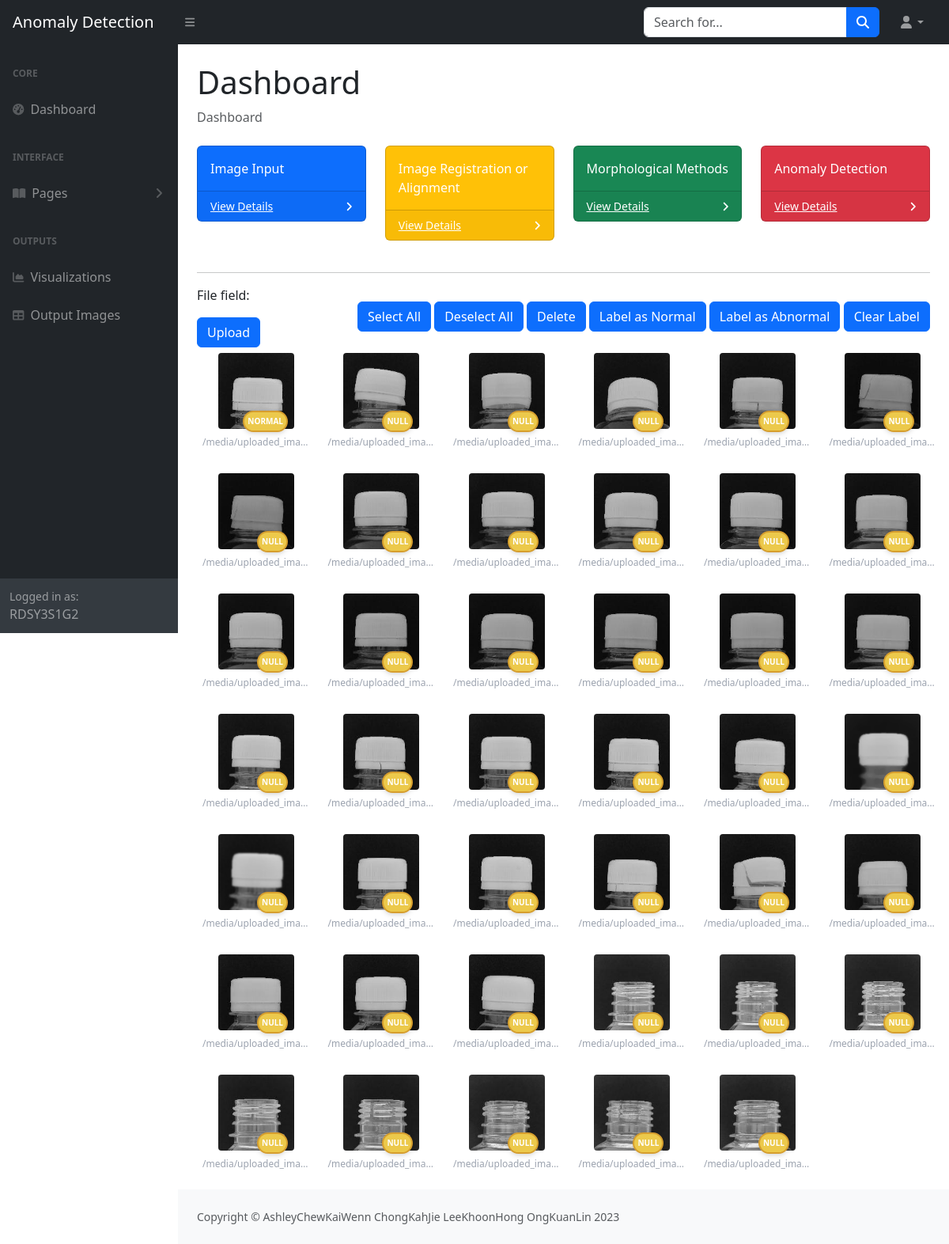
Page /upload/ on the committed database.
### image_input/models.py (models this page shows, shortened)
class UploadedImage(models.Model):
    image = models.ImageField(upload_to='uploaded_images/')
    image_url = models.CharField(max_length=255, null=True, blank=True)
    image_name = models.CharField(max_length=255, null=True, blank=True)
    image_label = models.CharField(max_length=255, null=True, blank=True, default='NULL')

### image_input/views.py (the view)
# urls.py: path('upload/', views.upload_view, name='upload_view'),
def upload_view(request):
    if request.method == 'POST':
        form = FileFieldForm(request.POST, request.FILES)
        if form.is_valid():
            files = form.cleaned_data["file_field"]
            for f in files:
                image_instance = UploadedImage(image=f)
                image_instance.save()
            return redirect('upload_view')
    else:
        form = FileFieldForm()
    images = UploadedImage.objects.all()
    return render(request, 'upload.html', {'form': form, 'images': images})

### image_input/forms.py
class FileFieldForm(forms.Form):
    file_field = MultipleFileField()

### image_input/templates/upload.html (shortened to what this page needs)
{% extends 'base.html' %}
{% block content %}
<div id="layoutSidenav_content">
    <main>
        <div class="container-fluid px-4">
            <h1 class="mt-4">Dashboard</h1>
            <ol class="breadcrumb mb-4">
                <li class="breadcrumb-item active">Dashboard</li>
            </ol>
            <div class="row">
                <div class="col-xl-3 col-md-6">
                    <div class="card bg-primary text-white mb-4">
                        <div class="card-body">Image Input</div>
                        <div class="card-footer d-flex align-items-center justify-content-between">
                            <a class="small text-white stretched-link" href="{% url 'upload_view' %}">View Details</a>
                            <div class="small text-white"><i class="fas fa-angle-right"></i></div>
                        </div>
                    </div>
                </div>
                <div class="col-xl-3 col-md-6">
                    <div class="card bg-warning text-white mb-4">
                        <div class="card-body">Image Registration or Alignment</div>
                        <div class="card-footer d-flex align-items-center justify-content-between">
                            <a class="small text-white stretched-link" href="{% url 'image_reg' %}">View Details</a>
                            <div class="small text-white"><i class="fas fa-angle-right"></i></div>
                        </div>
                    </div>
                </div>
                <div class="col-xl-3 col-md-6">
                    <div class="card bg-success text-white mb-4">
                        <div class="card-body">Morphological Methods</div>
                        <div class="card-footer d-flex align-items-center justify-content-between">
                            <a class="small text-white stretched-link" href="{% url 'morphological_methods' %}">View
                                Details</a>
                            <div class="small text-white"><i class="fas fa-angle-right"></i></div>
                        </div>
                    </div>
                </div>
                <div class="col-xl-3 col-md-6">
                    <div class="card bg-danger text-white mb-4">
                        <div class="card-body">Anomaly Detection</div>
                        <div class="card-footer d-flex align-items-center justify-content-between">
                            <a class="small text-white stretched-link" href="{% url 'anomaly_detection' %}">View
                                Details</a>
                            <div class="small text-white"><i class="fas fa-angle-right"></i></div>
                        </div>
                    </div>
                </div>
            </div>
            <hr>
            <div class="row">
                <div class="col">
                    <div class="d-flex justify-content-between align-items-center">
                        <form method="post" enctype="multipart/form-data">
                            {{ form.as_p }}
                            <button type="submit" class="btn btn-primary">Upload</button>
                        </form>
                        <div>
                            <button id="selectAll" class="btn btn-primary" type="button">Select All</button>
                            <button id="deselectAll" class="btn btn-primary" type="button">Deselect All</button>
                            <button id="deleteSelected" class="btn btn-primary" type="button">Delete</button>
                            <button id="labelNormal" class="btn btn-primary" type="button">Label as Normal</button>
                            <button id="labelAbnormal" class="btn btn-primary" type="button">Label as
                                Abnormal</button>
                            <button id="labelNull" class="btn btn-primary" type="button">Clear Label</button>
                        </div>
                    </div>
                </div>
            </div>
            <div class="row">
                {% for image in images %}
                <div class="col-2 col-md-1.5">
                    <a class="container-link" href="{{ image.image.url }}">
                        <div class="image-container">
                            <img src="{{ image.image.url }}" alt="Main Image" class="img-fluid">
                            <div class="label">{{ image.image_label }}</div>
                            <div class="form-check">
                            </div>
                        </div>
                        <p class="caption" title={{ image.image.url }}>
                            {{ image.image.url }}
                        </p>
                    </a>
                </div>
                {% endfor %}
            </div>
        </div>
    </main>
    <footer class="py-4 bg-light mt-auto">
        <div class="container-fluid px-4">
            <div class="d-flex align-items-center justify-content-between small">
                <div class="text-muted">Copyright &copy; AshleyChewKaiWenn ChongKahJie LeeKhoonHong OngKuanLin 2023
                </div>
            </div>
        </div>
    </footer>
</div>
</div>
{% endblock %}

### rows in the picture
UploadedImage: image (picture), image_label "NORMAL", image "/media/uploaded_ima…"
UploadedImage: image (picture), image_label "NULL", image "/media/uploaded_ima…"
UploadedImage: image (picture), image_label "NULL", image "/media/uploaded_ima…"
UploadedImage: image (picture), image_label "NULL", image "/media/uploaded_ima…"
UploadedImage: image (picture), image_label "NULL", image "/media/uploaded_ima…"
UploadedImage: image (picture), image_label "NULL", image "/media/uploaded_ima…"
UploadedImage: image (picture), image_label "NULL", image "/media/uploaded_ima…"
UploadedImage: image (picture), image_label "NULL", image "/media/uploaded_ima…"
UploadedImage: image (picture), image_label "NULL", image "/media/uploaded_ima…"
UploadedImage: image (picture), image_label "NULL", image "/media/uploaded_ima…"
UploadedImage: image (picture), image_label "NULL", image "/media/uploaded_ima…"
UploadedImage: image (picture), image_label "NULL", image "/media/uploaded_ima…"
UploadedImage: image (picture), image_label "NULL", image "/media/uploaded_ima…"
UploadedImage: image (picture), image_label "NULL", image "/media/uploaded_ima…"
UploadedImage: image (picture), image_label "NULL", image "/media/uploaded_ima…"
UploadedImage: image (picture), image_label "NULL", image "/media/uploaded_ima…"
UploadedImage: image (picture), image_label "NULL", image "/media/uploaded_ima…"
UploadedImage: image (picture), image_label "NULL", image "/media/uploaded_ima…"
UploadedImage: image (picture), image_label "NULL", image "/media/uploaded_ima…"
UploadedImage: image (picture), image_label "NULL", image "/media/uploaded_ima…"
UploadedImage: image (picture), image_label "NULL", image "/media/uploaded_ima…"
UploadedImage: image (picture), image_label "NULL", image "/media/uploaded_ima…"
UploadedImage: image (picture), image_label "NULL", image "/media/uploaded_ima…"
UploadedImage: image (picture), image_label "NULL", image "/media/uploaded_ima…"
UploadedImage: image (picture), image_label "NULL", image "/media/uploaded_ima…"
UploadedImage: image (picture), image_label "NULL", image "/media/uploaded_ima…"
UploadedImage: image (picture), image_label "NULL", image "/media/uploaded_ima…"
UploadedImage: image (picture), image_label "NULL", image "/media/uploaded_ima…"
UploadedImage: image (picture), image_label "NULL", image "/media/uploaded_ima…"
UploadedImage: image (picture), image_label "NULL", image "/media/uploaded_ima…"
UploadedImage: image (picture), image_label "NULL", image "/media/uploaded_ima…"
UploadedImage: image (picture), image_label "NULL", image "/media/uploaded_ima…"
UploadedImage: image (picture), image_label "NULL", image "/media/uploaded_ima…"
UploadedImage: image (picture), image_label "NULL", image "/media/uploaded_ima…"
UploadedImage: image (picture), image_label "NULL", image "/media/uploaded_ima…"
UploadedImage: image (picture), image_label "NULL", image "/media/uploaded_ima…"
UploadedImage: image (picture), image_label "NULL", image "/media/uploaded_ima…"
UploadedImage: image (picture), image_label "NULL", image "/media/uploaded_ima…"
UploadedImage: image (picture), image_label "NULL", image "/media/uploaded_ima…"
UploadedImage: image (picture), image_label "NULL", image "/media/uploaded_ima…"
UploadedImage: image (picture), image_label "NULL", image "/media/uploaded_ima…"
